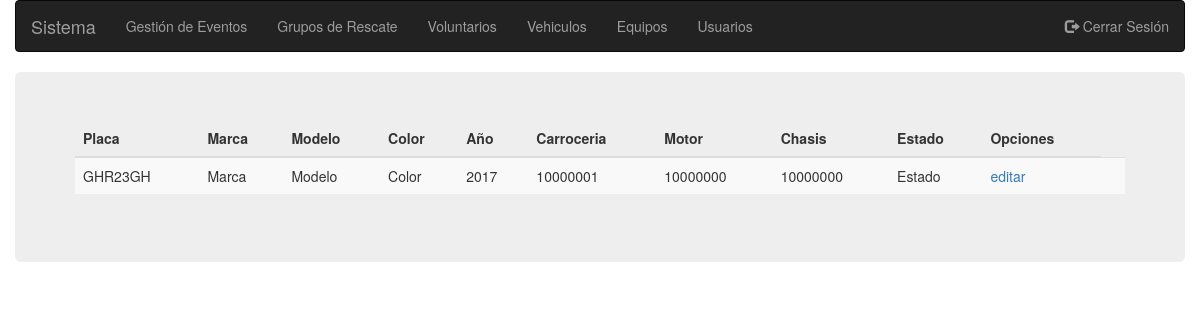
The page /vehiculos.php?show=true (signed in) on the database its author committed.
### tables this page shows
CREATE TABLE `vehicles` (
  `id` int(11) NOT NULL,
  `plate` varchar(7) NOT NULL,
  `brand` varchar(20) NOT NULL,
  `model` varchar(20) NOT NULL,
  `color` varchar(10) NOT NULL,
  `year` int(4) NOT NULL,
  `bodywork` varchar(20) NOT NULL,
  `motor` varchar(20) NOT NULL,
  `chassis` varchar(20) NOT NULL,
  `state` varchar(20) NOT NULL
);

### classes/Input.php (called while the page is built, shortened)
<?php
class Input {
    public static function exists($type = 'post'){
        switch ($type) {
            case 'post':
                return (!empty($_POST)) ? TRUE : FALSE;
                break;
            case 'get' :
                return (!empty($_GET) ? TRUE : FALSE);
                break;
        }
    }
    public static function get($item){
        if(isset($_POST[$item])){
            return $_POST[$item];
        }else if(isset ($_GET[$item])){
            return $_GET[$item];
        }
        return '';
    }
}

### classes/DB.php (called while the page is built, shortened)
<?php
class DB {
    private static $_instance = null;
    private $_pdo,
            $_query,
            $_error = false,
            $_results,
            $_count = 0;
    private function __construct() {
        try {
            $this->_pdo = new PDO(
                    'mysql:host='.Config::get('mysql/host').';dbname='.Config::get('mysql/db'),
                    Config::get('mysql/username'),
                    Config::get('mysql/password'));
        } catch (Exception $e) {
            die($e->getMessage());
        }
    }
    public static function getInstance(){
        if(!isset(self::$_instance)){
            self::$_instance = new DB();
        }
        return self::$_instance;
    }
    public function query($sql, $params = array()){
        $this->_error = FALSE;
        if (($this->_query = $this->_pdo->prepare($sql))) {
            $x = 1;
            if(count($params)){
                foreach ($params as $param) {
                    $this->_query->bindValue($x, $param);
                    $x++;
                }
            }
            if($this->_query->execute()){
                $this->_results = $this->_query->fetchAll(PDO::FETCH_OBJ);
                $this->_count =  $this->_query->rowCount();
            }else{
                $this->_error = TRUE;
            }
        }
        return $this;
    }
    public function action($action, $table, $where = array()){
        if(count($where) === 3){
            $operators = array('=','>','<','>=','<=');
            $field = $where[0];
            $operator = $where[1];
            $value = $where[2];
            if(in_array($operator, $operators)){
                $sql = "{$action} FROM {$table} WHERE {$field} {$operator} ?";
                if(!$this->query($sql, array($value))->error()){
                    return $this;
                }
            }
        }
        return FALSE;
    }
    public function get($table, $where){
        return $this->action('SELECT *', $table, $where);
    }
    public function results(){
        return $this->_results;
    }
    public function error(){
        return $this->_error;
    }
    public function count(){
        return $this->_count;
    }
}

### classes/Sistem.php (called while the page is built, shortened)
<?php
class Sistem {
    private $_db,
            $_data,
            $_type;
    public function __construct($type = null) {
        if (!is_null($type)) {
            $this->_type = $type;
        } else {
            $this->_type = 'team';
        }
        $this->_db = DB::getInstance();
    }
    public function get($arg = null) {
        if (!is_null($arg)) {
            $data = $this->_db->get($this->_type, $arg);
            if ($data->count()) {
                $this->_data = $data->results();
                return true;
            }
        } else {
            return false;
        }
    }
    public function data() {
        return $this->_data;
    }
}

### classes/Config.php (called while the page is built)
<?php
class Config {
    public static function get($path = NULL){
        if($path){
            $config = $GLOBALS['config'];
            $path = explode('/', $path);
            foreach ($path as $bit) {
                if(isset($config[$bit])){
                    $config = $config[$bit];
                }
            }
            return $config;
        }
        return FALSE;
    }
}

### vehiculos.php (the view, shortened to what this page needs)
<div class="container">
	<div class="row">
		<div class="jumbotron">
			<div class="row">
				<?php if (Input::exists('get') && Input::get('show')) : ?>
					<div class="col-sm-12">
						<table class="table table-striped">
							<thead>
								<tr>
									<th>Placa</th>
									<th>Marca</th>
									<th>Modelo</th>
									<th>Color</th>
									<th>Año</th>
									<th>Carroceria</th>
									<th>Motor</th>
									<th>Chasis</th>
									<th>Estado</th>
									<th>Opciones</th>
								</tr>
							</thead>
							<tbody>
								<?php $sistem = new Sistem('vehicles');
								if (!$sistem->get(array('id', '>', 0))) : ?>
									<tr>
										<td colspan="8"><h3><center>No hay registro</center></h3></td>
									</tr>
								<?php else :
									foreach ($sistem->data() as $vehicle) { ?>
										<tr>
											<td><?php echo $vehicle->plate; ?></td>
											<td><?php echo $vehicle->brand; ?></td>
											<td><?php echo $vehicle->model; ?></td>
											<td><?php echo $vehicle->color; ?></td>
											<td><?php echo $vehicle->year; ?></td>
											<td><?php echo $vehicle->bodywork; ?></td>
											<td><?php echo $vehicle->motor; ?></td>
											<td><?php echo $vehicle->chassis; ?></td>
											<td><?php echo $vehicle->state; ?></td>
											<td><a href="?edit=<?php echo $vehicle->id; ?>">editar</a><td>
										</tr>
									<?php } ?>
								<?php endif; ?>
							</tbody>
						</table>
					</div>
				<?php endif; ?>
			</div>
		</div>
	</div>
</div>

### rows shown on the page
vehicles: plate "GHR23GH", brand "Marca", model "Modelo", color "Color", year "2017", bodywork "10000001", motor "10000000", chassis "10000000", state "Estado"

### other values the page prints
Config::get('template/name') "Sistema"
